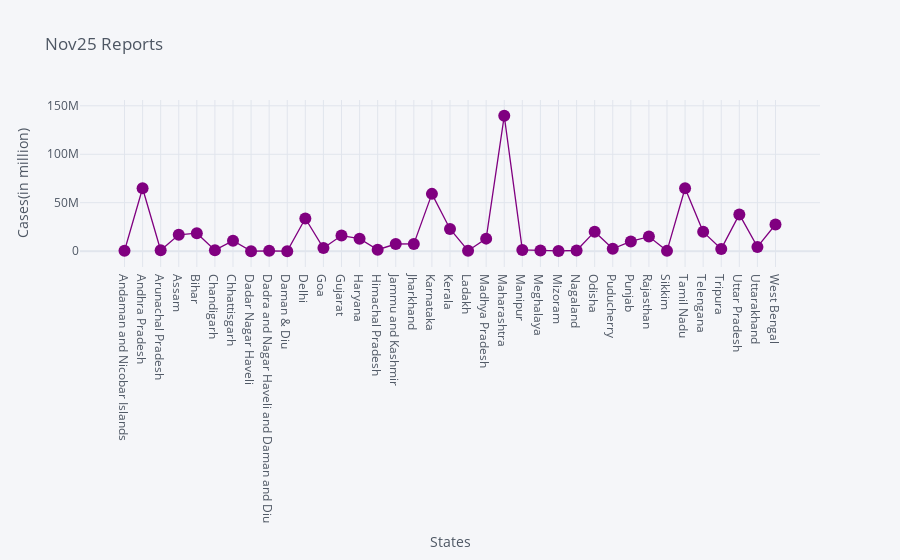

Notebook source saved alongside this figure:
### Code cell
df_new.iplot( kind = 'scatter', x = 'States' , y = 'Confirmed' , title = "Nov25 Reports", xTitle='States', yTitle='Cases(in million)',colors = 'purple', mode='markers+lines')

### Figure 1 — Plotly figure (JSON) as saved in the notebook; plotly's stock layout.template omitted (floating-point values rounded to 4 significant figures)
{"data": [{"line": {"color": "rgba(128, 0, 128, 1.0)", "dash": "solid", "shape": "linear", "width": 1.3}, "marker": {"size": 12, "symbol": "circle"}, "mode": "markers+lines", "name": "Confirmed", "text": "", "type": "scatter", "x": ["Andaman and Nicobar Islands", "Andhra Pradesh", "Arunachal Pradesh", "Assam", "Bihar", "Chandigarh", "Chhattisgarh", "Dadar Nagar Haveli", "Dadra and Nagar Haveli and Daman and Diu", "Daman & Diu", "Delhi", "Goa", "Gujarat", "Haryana", "Himachal Pradesh", "Jammu and Kashmir", "Jharkhand", "Karnataka", "Kerala", "Ladakh", "Madhya Pradesh", "Maharashtra", "Manipur", "Meghalaya", "Mizoram", "Nagaland", "Odisha", "Puducherry", "Punjab", "Rajasthan", "Sikkim", "Tamil Nadu", "Telengana", "Tripura", "Uttar Pradesh", "Uttarakhand", "West Bengal"], "y": [376093, 64911493, 941675, 16820098, 18536035, 1009607, 10718422, 186, 308098, 2, 33756114, 3155891, 16070316, 12841932, 1476172, 7369023, 7415852, 59111714, 22882596, 490695, 12921670, 139632608, 1228629, 582910, 198013, 666605, 20114306, 2486729, 10032982, 15009649, 287282, 64914729, 19913744, 2335614, 37940067, 4380954, 27472617]}], "layout": {"legend": {"bgcolor": "#F5F6F9", "font": {"color": "#4D5663"}}, "paper_bgcolor": "#F5F6F9", "plot_bgcolor": "#F5F6F9", "title": {"font": {"color": "#4D5663"}, "text": "Nov25 Reports"}, "xaxis": {"gridcolor": "#E1E5ED", "showgrid": true, "tickfont": {"color": "#4D5663"}, "title": {"font": {"color": "#4D5663"}, "text": "States"}, "zerolinecolor": "#E1E5ED"}, "yaxis": {"gridcolor": "#E1E5ED", "showgrid": true, "tickfont": {"color": "#4D5663"}, "title": {"font": {"color": "#4D5663"}, "text": "Cases(in million)"}, "zerolinecolor": "#E1E5ED"}}}
